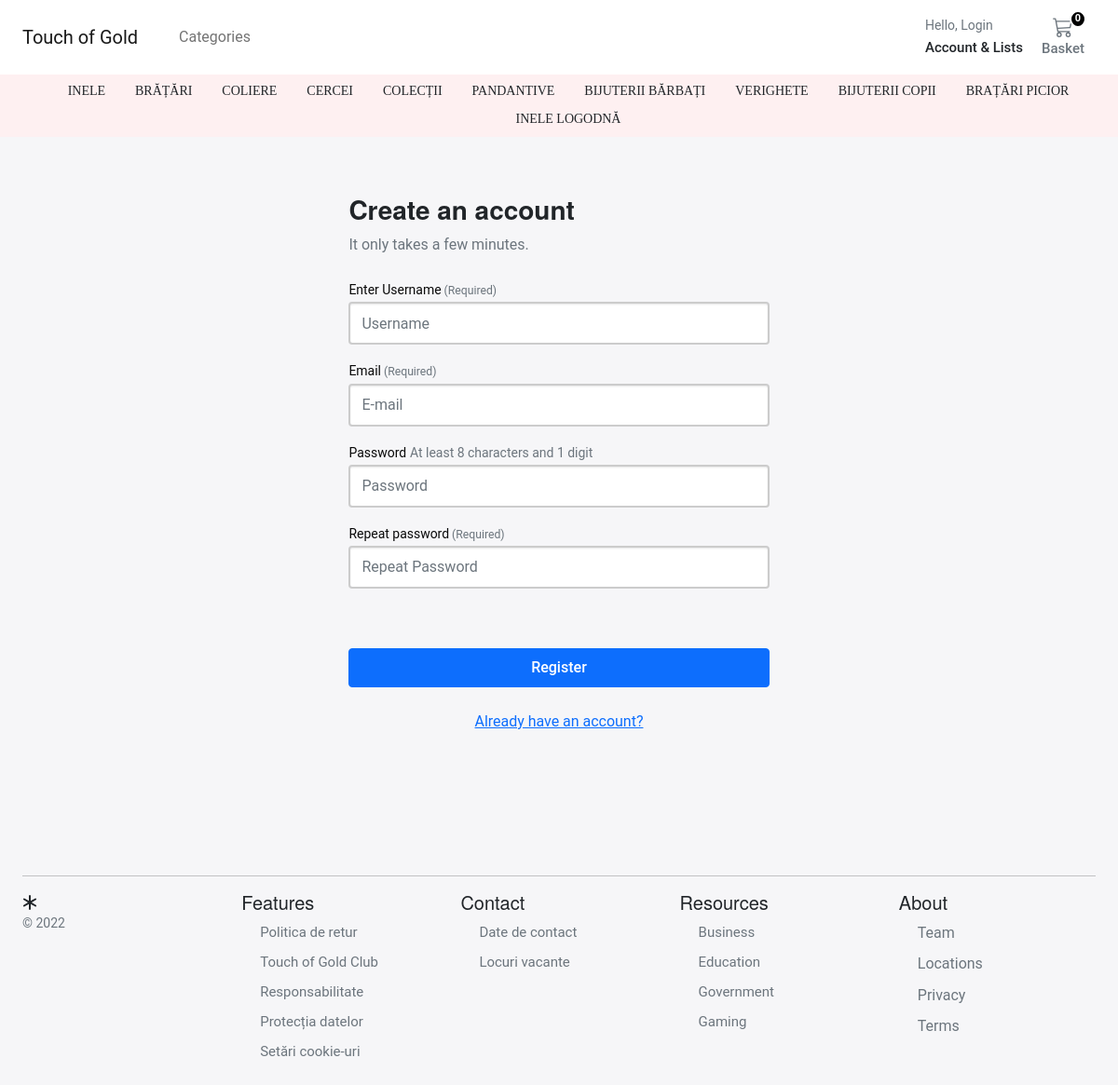
/account/register/, run on the app's committed database.
### store/models.py (models this page shows, shortened)
class Category(MPTTModel):
    name = models.CharField(
        verbose_name=_("Category Name"),
        help_text=_("Required and unique"),
        max_length=255,
        unique=True,
    )
    slug = models.SlugField(verbose_name=_("Category safe URL"), max_length=255, unique=True)
    parent = TreeForeignKey("self", on_delete=models.CASCADE, null=True, blank=True, related_name="children")
    is_active = models.BooleanField(default=True)
    class MPTTMeta:
        order_insertion_by = ["name"]
    class Meta:
        verbose_name = _("Category")
        verbose_name_plural = _("Categories")
    def get_absolute_url(self):
        return reverse("store:category_list", args=[self.slug])

### account/views.py (the view)
def account_register(request):
    if request.user.is_authenticated:
        return redirect('account:dashboard')
    if request.method == 'POST':
        registerForm = RegistrationForm(request.POST)
        if registerForm.is_valid():
            user = registerForm.save(commit=False)
            user.email = registerForm.cleaned_data['email']
            user.set_password(registerForm.cleaned_data['password'])
            user.is_active = False
            user.save()
            current_site = get_current_site(request)
            subject = 'Activate your Account'
            message = render_to_string('account/registration/account_activation_email.html', {
                'dashboard': user,
                'domain': current_site.domain,
                'uid': urlsafe_base64_encode(force_bytes(user.pk)),
                'token': account_activation_token.make_token(user),
            })
            user.email_user(subject=subject, message=message)
            return render(request, 'account/registration/register_email_confirm.html', {'form': registerForm})
    else:
        registerForm = RegistrationForm()
    return render(request, 'account/registration/register.html', {'form': registerForm})

### account/forms.py (shortened to what this page needs)
class RegistrationForm(forms.ModelForm):
    user_name = forms.CharField(
        label='Enter Username', min_length=4, max_length=50, help_text='Required')
    email = forms.EmailField(max_length=100, help_text='Required', error_messages={
        'required': 'Sorry, you will need an email'})
    password = forms.CharField(label='Password', widget=forms.PasswordInput)
    password2 = forms.CharField(
        label='Repeat password', widget=forms.PasswordInput)
    class Meta:
        model = Customer
        fields = ('user_name', 'email',)
    def __init__(self, *args, **kwargs):
        super().__init__(*args, **kwargs)
        self.fields['user_name'].widget.attrs.update(
            {'class': 'form-control mb-3', 'placeholder': 'Username'})
        self.fields['email'].widget.attrs.update(
            {'class': 'form-control mb-3', 'placeholder': 'E-mail', 'name': 'email', 'id': 'id_email'})
        self.fields['password'].widget.attrs.update(
            {'class': 'form-control mb-3', 'placeholder': 'Password'})
        self.fields['password2'].widget.attrs.update(
            {'class': 'form-control', 'placeholder': 'Repeat Password'})

### store/context_processors.py (called while the page is built)
def categories(request):
    return {"categories": Category.objects.filter(level=0)}

### store_basket/basket.py (called while the page is built)
    def __len__(self):
        return sum(item["qty"] for item in self.basket.values())

### store_basket/context_processors.py (called while the page is built)
def basket(request):
    return {'basket': Basket(request)}

### templates/account/registration/register.html (shortened to what this page needs)
{% extends "sub_base.html" %}
{% block content %}
<div class="container-fluid">
    <div class="row no-gutter">
        <div class="col-md-12">
            <div class="login d-flex align-items-center py-5">
                <div class="container">
                    <div class="row">
                        <div class="col-12 col-lg-7  mx-auto">
                             <form class="account-form p-4 rounded col-lg-10 mx-auto" action="." method="post">
                                <h3 class="mb-2 fw-bold">Create an account</h3>
                                <p class="mb-4 text-muted">It only takes a few minutes.</p>
                                <label>{{ form.user_name.label }}<span class="text-muted small">
                                        (Required)</span></label>
                                {{ form.user_name }}
                                <label>{{ form.email.label}}<span class="text-muted small">
                                        (Required)</span></label>
                                {{ form.email }}
                                <label>{{ form.password.label}}</label>
                                 <small class="form-text text-muted mb-4 small">
                                    At least 8 characters and 1 digit
                                </small>
                                {{ form.password }}
                                <label>{{ form.password2.label}}<span class="text-muted small">
                                        (Required)</span></label>
                                {{ form.password2 }}
                                <button class="btn btn-primary btn-block py-2 mb-4 mt-5 fw500 w-100" type="submit">Register</button>
                                <p class="text-center">
                                    <a href="{% url "account:login" %}">Already have an account?</a>
                                </p>
                            </form>
                        </div>
                    </div>
                </div>
            </div>
        </div>
    </div>
</div>
{% endblock %}

### templates/navbar.html (shortened to what this page needs)
{% load static %}
<header class="pb-8">
    <div class="fixed-top">
        <nav class="navbar navbar-expand-md navbar-light sticky-top bg-white ">
            <div class="container-fluid px-md-4">
                <div class="d-flex w-100 navbar-collapse">
                    <a class="navbar-brand" href="/">Touch of Gold</a>
                    <div class="collapse navbar-collapse" id="navbarCollapse">
                        <ul class="navbar-nav me-auto mb-2 mb-md-0">
                            <li class="nav-item dropdown">
                                <a class="nav-link dropdown-toggle" href="#" id="navbarDropdown" role="button"
                                   data-bs-toggle="dropdown" aria-expanded="false">
                                    Categories
                                </a>
                            </li>
                        </ul>
                    <div>
            <div class="collapse navbar-collapse" id="navbarSupportedContent2">
              <ul class="navbar-nav me-auto mb-2 mb-lg-0">
                <li class="nav-item dropdown">
                  <a class="nav-link dropdown-toggle text-reset" href="#" id="navbarDropdown" role="button"
                    data-bs-toggle="dropdown" aria-expanded="false">
                    <div class="small text-muted">Hello,
                      {% if user.is_authenticated %}
                        {{ request.user.name }}
                      {% else %}
                      Login
                      {% endif %}
                    </div>
                    <span class="fs15 fw500">Account &amp; Lists
                    </span>
                  </a>
                </li>
              </ul>
            </div>
          </div>
                        <a type="button" role="button" href="{% url "basket:basket_summary" %}"
                           class="btn btn-outline-secondary border-0 basket-btn">
                            {% with total_qty=basket|length %}
                                <div id="basket-qty" class="basket-qty">
                                    {% if total_qty > 0 %}
                                        {{ total_qty }}
                                    {% else %}
                                        0
                                    {% endif %}
                                </div>
                            {% endwith %}
                            <div>
                            </div>
                            <span class="fs15 fw500">Basket</span>
                        </a>
                    </div>
                </div>
            </div>
        </nav>
        <nav class="nav-bottom">
            <ul class="nav justify-content-center ">
                <li class="nav-item">
                <li class="dropdown-menu">
                    {% for c in categories %}
                        <li {% if category.slug == c.slug %} class="selected" {% endif %}>
                            <a class="dropdown-item" href="{{ c.get_absolute_url }}">{{ c.name }}</a>
                        </li>
                    {% endfor %}
                </li>
            </ul>
        </nav>
    </div>
</header>
<br><br><br><br><br>

### static/online_store/css/base.css (style rules this page uses)
@media (min-width: 1000px) { .container { max-width: 1000px; } }
@media (max-width: 1200px) { .container { max-width: 100%; padding:0 24px; } }
.dropdown-toggle::after { display: none; }
.dropdown-menu { top:58px; left:0px; padding:10px; }
html, body, p, div { letter-spacing: -0.02px; font-family: 'Roboto', sans-serif; }
.fs15 { font-size: 0.9375rem; }
.fw500 { font-weight: 500; }

### static/basket/css/basket.css (style rules this page uses)
.basket-qty { color: #ffffff; background: rgb(0, 0, 0); border: 2px solid #fff; border-radius: 50%; text-align: center; font-size: 11px; height: 15px; width: 14px; position: absolute; box-sizing: content-box; font-weight: 600; display: flex; justify-content: center; align-items: center; top: 1px; right: 10px; }
.basket-btn { position: relative; }

### static/account/css/account.css (style rules this page uses)
.container-fluid { max-width: 100%; }
.account-form input { border: 1px solid rgba(0, 247, 254, 0.72); height: calc(2em + .75rem + 2px); }

### templates/base.html (style rules this page uses)
body { margin: 0; padding: 0; background-color: rgb(246, 246, 248); }

### templates/account/registration/register.html (style rules this page uses)
.account-form input { border: 2px solid #ccc; height: calc(2em + .75rem + 2px); }

### data on the page
Category: name "INELE"
Category: name "BRĂȚĂRI"
Category: name "COLIERE"
Category: name "CERCEI"
Category: name "COLECȚII"
Category: name "PANDANTIVE"
Category: name "BIJUTERII BĂRBAȚI"
Category: name "VERIGHETE"
Category: name "BIJUTERII COPII"
Category: name "BRAȚĂRI PICIOR"
Category: name "INELE LOGODNĂ"
